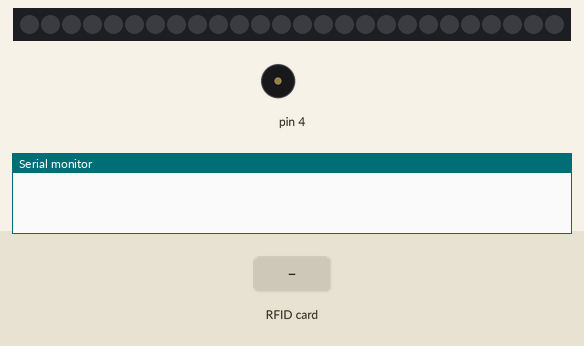
The sketch below on a simulated Arduino Uno, built with avr-gcc and run on an emulated ATmega328P. Shown: 26 RGB LEDs in strip order, left to right, buzzer (waves = sounding), the last lines printed to the serial monitor. The inputs (shaded band) are chosen by the test bench. Dim RGB values are drawn brighter than linear.

Above: at 1.2 s.
1.3 s: RFID card 95 8A 0F 2B held to the reader
At 1.42 s:
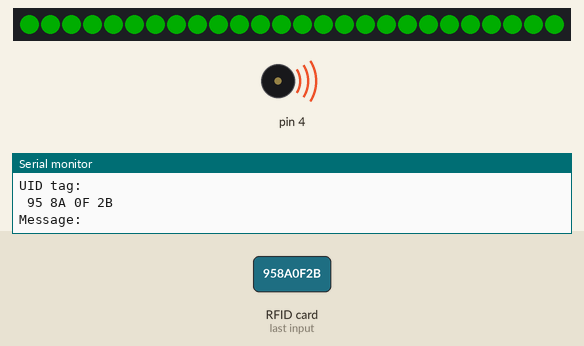
At 2.1 s:
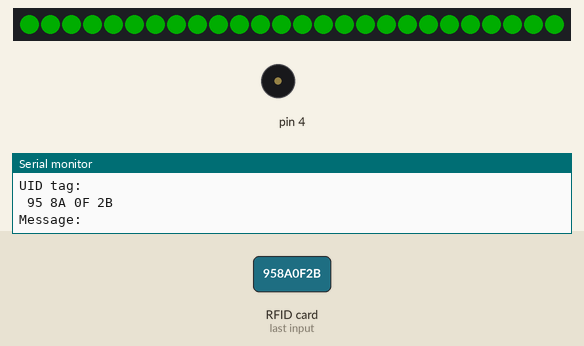
3.9 s: RFID card 5E 7A 19 C4 held to the reader
At 4.4 s:
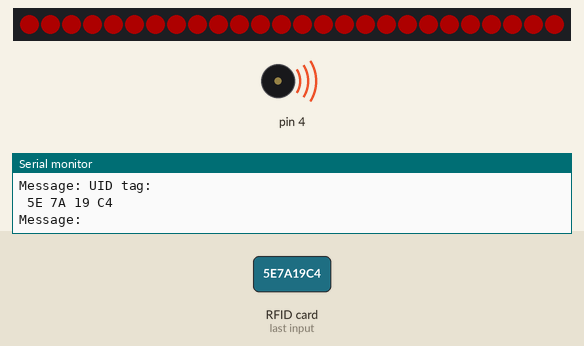
Timing chart, 0 to 7.2 s (numbered marks = the images above; inputs shaded):
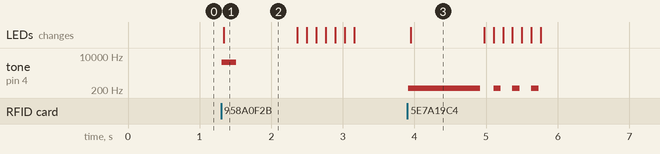

Measured:
- after the input at 1.3 s, tone on pin 4: silent → 5000 Hz at once, → silent 0.20 s later; the LEDs: change at once (image 1)
- after the input at 3.9 s, tone on pin 4: silent → 250 Hz at once, then repeats every 0.29 s: silent 0.19 s, 250 Hz 0.10 s, until it stays silent from 5.7 s; the LEDs: change after 0.05 s (image 3)
- what the display in image 1 shows lasts 1.1 s, from 1.3 s to 2.4 s

The sketch:

RFID_WELCOME.ino
```cpp
/*******************************
 *   CODE BY: Abad Sethi       *
 *                             *
 *  RFID reader with i2c LCD   *
 *                             *
 ******************************/
#include <Adafruit_NeoPixel.h>
#ifdef __AVR__
 #include <avr/power.h> // Required for 16 MHz Adafruit Trinket
#endif

// Which pin on the Arduino is connected to the NeoPixels?
// On a Trinket or Gemma we suggest changing this to 1:
#define LED_PIN     6

// How many NeoPixels are attached to the Arduino?
#define LED_COUNT  26

// NeoPixel brightness, 0 (min) to 255 (max)
#define BRIGHTNESS 50


// Declare our NeoPixel strip object:
Adafruit_NeoPixel strip(LED_COUNT, LED_PIN, NEO_GRBW + NEO_KHZ800);

#include <SPI.h>
#include <MFRC522.h>
#include <Wire.h>

#define SS_PIN 10
#define RST_PIN 9

int groundPin = 6;

MFRC522 mfrc522;

void setup()
{
  #if defined(__AVR_ATtiny85__) && (F_CPU == 16000000)
  clock_prescale_set(clock_div_1);
  #endif
  // END of Trinket-specific code.

  strip.begin();           // INITIALIZE NeoPixel strip object (REQUIRED)
  strip.show();            // Turn OFF all pixels ASAP
  strip.setBrightness(50); // Set BRIGHTNESS to about 1/5 (max = 255)
  Serial.begin(9600);
  SPI.begin();
  mfrc522.PCD_Init();
  pinMode(groundPin, OUTPUT);
  digitalWrite(groundPin, LOW);

 }
void loop()
{


  if ( ! mfrc522.PICC_IsNewCardPresent())
  {

    return;
  }
  if ( ! mfrc522.PICC_ReadCardSerial())
  {
    return;
  }


  Serial.println("UID tag: ");
  String content= "";
  byte letter;
  for (byte i = 0; i < mfrc522.uid.size; i++)
  {
     Serial.print(mfrc522.uid.uidByte[i] < 0x10 ? " 0" : " ");
     Serial.print(mfrc522.uid.uidByte[i], HEX);
     content.concat(String(mfrc522.uid.uidByte[i] < 0x10 ? " 0" : " "));
     content.concat(String(mfrc522.uid.uidByte[i], HEX));
  }
  Serial.println();
  Serial.print("Message: ");
  content.toUpperCase();
  if (content.substring(1) == "95 8A 0F 2B")
  {
      tone(4,5000,200);
      colorWipe(strip.Color(  0, 255,   0)     , 1); // Green
      strip.show();                          //  Update strip to match
      delay(500);
      colorWipe(strip.Color(  0, 0,   0)     , 1); // black
      delay(500);
      strip.show();                          //  Update strip to match
      colorWipe(strip.Color(  0, 255,   0)     , 5); // Green
      strip.show();                          //  Update strip to match
      colorWipe(strip.Color(  0, 0,   0)     , 5); // black
      strip.show();                          //  Update strip to match
      colorWipe(strip.Color(  0, 255,   0)     , 5); // Green
      strip.show();                          //  Update strip to match
      colorWipe(strip.Color(  0, 0,   0)     , 5); // black
      strip.show();                          //  Update strip to match
      colorWipe(strip.Color(  0, 255,   0)     , 5); // Green
      strip.show();                          //  Update strip to match
      colorWipe(strip.Color(  0, 0,   0)     , 5); // black
      strip.show();                          //  Update strip to match
  }

 else   {
      tone(4,250,1000);
      colorWipe(strip.Color(  255, 0,   0)     , 1); // Red
      strip.show();                          //  Update strip to match
      delay(500);
      colorWipe(strip.Color(  0, 0,   0)     , 1); // black
      delay(500);
      strip.show();                          //  Update strip to match
      colorWipe(strip.Color(  255, 0,   0)     , 5); // Red
      tone(4,250,100);
      strip.show();                          //  Update strip to match
      colorWipe(strip.Color(  0, 0,   0)     , 5); // black
      strip.show();                          //  Update strip to match
      colorWipe(strip.Color(  255, 0,   0)     , 5); // Red
      tone(4,250,100);
      strip.show();                          //  Update strip to match
      colorWipe(strip.Color(  0, 0,   0)     , 5); // black
      strip.show();                          //  Update strip to match
      colorWipe(strip.Color(  255, 0,   0)     , 5); // Red
      tone(4,250,100);
      strip.show();                          //  Update strip to match
      colorWipe(strip.Color(  0, 0,   0)     , 5); // black
      strip.show();                          //  Update strip to match
  }
}


void colorWipe(uint32_t color, int wait) {
  for(int i=0; i<strip.numPixels(); i++) { // For each pixel in strip...
    strip.setPixelColor(i, color);         //  Set pixel's color (in RAM)
    delay(wait);                           //  Pause for a moment
  }
}
```
